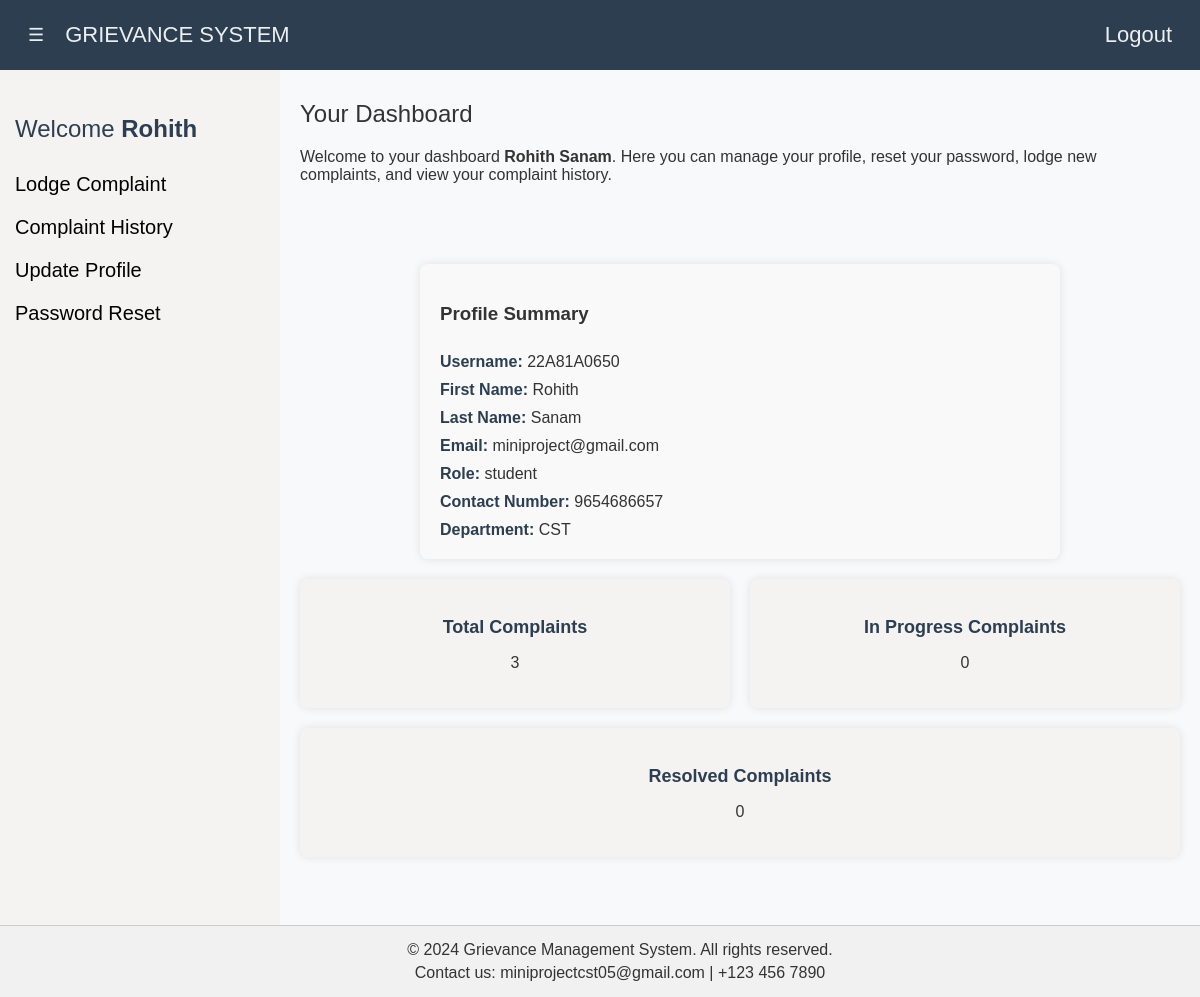
Page /dashboard/ (signed in) on the committed database.
### complaints/models.py (models this page shows, shortened)
class Profile(models.Model):
    user = models.OneToOneField(User, on_delete=models.CASCADE)
    role = models.CharField(max_length=20, choices=[('student', 'Student'), ('staff', 'Staff')])
    department = models.CharField(max_length=20, choices=[('cse', 'CSE'),('cst', 'CST'), ('ece', 'ECE'),('ect', 'ECT'), ('cai', 'CAI'),('aiml', 'AIML'),('mech', 'MECH'), ('civil', 'CIVIL'), ('eee', 'EEE'),('mba', 'MBA'),('diploma', 'Diploma')])
    contact_number = models.CharField(max_length=15)
    year_of_study = models.IntegerField(choices=[(1, '1'), (2, '2'), (3, '3'), (4, '4')], null=True, blank=True)  # Optional field for staff

### complaints/views.py (the view)
# urls.py: path('dashboard/',views.dashboard,name='dashboard'),
@login_required
def dashboard(request):
    profile = request.user.profile  # Assuming a one-to-one relationship with User
    total_complaints = Complaint.objects.filter(user=request.user).count()
    in_progress_complaints = Complaint.objects.filter(user=request.user, status='In progress').count()
    resolved_complaints = Complaint.objects.filter(user=request.user, status='Resolved').count()
    context = {
        'profile': profile,
        'total_complaints': total_complaints,
        'in_progress_complaints': in_progress_complaints,
        'resolved_complaints': resolved_complaints,
    }
    return render(request, 'complaints/dashboard2.html', context)

### complaints/templates/complaints/dashboard2.html (shortened to what this page needs)
{% load static %}
<!DOCTYPE html>
<html lang="en">
<head>
</head>
<body>
    <nav>
        <button class="toggle-btn" onclick="toggleSidebar()">☰</button>
        <span class="nav-title" id="siteTitle">GRIEVANCE SYSTEM</span>
        <div class="nav-links">
            <a href="{% url 'logout' %}">Logout</a>
        </div>
    </nav>
    <div class="sidebar" id="sidebar">
        <h2>Welcome <strong>{{ profile.user.first_name }}</strong></h2>
        <ul>
            <li><a href="{% url 'lodge_complaint' %}">Lodge Complaint</a></li>
            <li><a href="{% url 'complaint_history' %}">Complaint History</a></li>
            <li><a href="{% url 'profile' %}">Update Profile</a></li>
            <li><a href="{% url 'password_reseted' %}">Password Reset</a></li>
        </ul>
    </div>
    <main>
        <section>
            <h2>Your Dashboard</h2>
            <p>Welcome to your dashboard <strong>{{ profile.user.first_name }} {{ profile.user.last_name }}</strong>. Here you can manage your profile, reset your password, lodge new complaints, and view your complaint history.</p>
        </section>
        <section class="profile-summary" id="profile-summary">
            <h3>Profile Summary</h3>
            <div><strong>Username:</strong> {{ profile.user.username }}</div>
            <div><strong>First Name:</strong> {{ profile.user.first_name }}</div>
            <div><strong>Last Name:</strong> {{ profile.user.last_name }}</div>
            <div><strong>Email:</strong> {{ profile.user.email }}</div>
            <div><strong>Role:</strong> {{ profile.role }}</div>
            <div><strong>Contact Number:</strong> {{ profile.contact_number }}</div>
            <div><strong>Department:</strong> {{ profile.get_department_display }}</div>
        </section>
        <section class="dashboard-overview">
            <div class="dashboard-card">
                <h3>Total Complaints</h3>
                <p>{{ total_complaints }}</p>
            </div>
            <div class="dashboard-card">
                <h3>In Progress Complaints</h3>
                <p>{{ in_progress_complaints }}</p>
            </div>
            <div class="dashboard-card">
                <h3>Resolved Complaints</h3>
                <p>{{ resolved_complaints }}</p>
            </div>
        </section>
    </main>
    <div class="footer">
        <p>&copy; 2024 Grievance Management System. All rights reserved.</p>
        <p>Contact us: miniprojectcst05@gmail.com | +123 456 7890</p>
    </div>
</body>
</html>

### complaints/templates/complaints/dashboard2.html (style rules this page uses)
body { font-family: Arial, sans-serif; margin: 0; padding: 0; background-color: #f8f9fa; color: #333; display: flex; flex-direction: column; min-height: 100vh; }
nav { background-color: #2c3e50; color: #ecf0f1; padding: 22px; display: flex; align-items: center; position: fixed; top: 0; width: 100%; z-index: 1000; }
.nav-title { margin-right: auto; font-size: 22px; }
.nav-links { margin-left: 20px; margin-right: 30px; display: flex; gap: 20px; }
nav a { margin-left: 10px; margin-right: 20px; color: #ecf0f1; font-size: 22px; text-decoration: none; }
.sidebar { width: 250px; background-color: #f5f2f2; padding: 15px; position: fixed; height: 100%; top: 60px; left: 0; transition: transform 0.3s ease; overflow-x: hidden; }
.sidebar h2 { font-size: 24px; padding-top: 20px; margin-bottom: 30px; font-weight: 500; color: #2C3E50; }
.sidebar ul { list-style: none; padding-left: 0px; }
.sidebar ul li { margin: 20px 0; font-size: 20px; }
.sidebar ul li a { text-decoration: none; color: black; font-size: 20px; }
main { margin-left: 280px; padding: 20px; flex: 1; overflow-y: auto; padding-bottom: 60px; margin-top: 60px; }
main section { margin-bottom: 80px; }
main section h2 { font-size: 24px; margin-bottom: 20px; font-weight: 100; }
.profile-summary { display: flex; flex-direction: column; gap: 10px; padding: 20px; background-color: #f9f9f9; border-radius: 8px; box-shadow: 0 0 10px rgba(0, 0, 0, 0.1); max-width: 600px; margin: 0 auto; }
.profile-summary div { font-size: 16px; color: #333; }
.profile-summary div strong { color: #2C3E50; }
.dashboard-overview { display: flex; flex-wrap: wrap; gap: 20px; margin-top: 20px; }
.dashboard-card { flex: 1; min-width: 250px; background-color: #f5f2f2; padding: 20px; border-radius: 8px; box-shadow: 0 0 10px rgba(0, 0, 0, 0.1); text-align: center; }
.dashboard-card h3 { margin-bottom: 15px; font-size: 18px; color: #2C3E50; }
.dashboard-card p { font-size: 16px; color: #333; }
.footer { background-color: #f1f1f1; padding: 10px 20px; text-align: center; border-top: 1px solid #ccc; width: 100%; position: fixed; bottom: 0; z-index: 1000; }
.footer p { margin: 5px 0; }
.toggle-btn { background-color: #2c3e50; border: none; color: #ecf0f1; font-size: 18px; cursor: pointer; margin-right: 15px; }

### rows in the picture
Profile: user.first_name "Rohith", user.last_name "Sanam", user.username "22A81A0650", user.email "miniproject@gmail.com", role "student", contact_number "9654686657", department "CST"

### other values in the picture
{{ total_complaints }} "3"
{{ in_progress_complaints }} "0"
{{ resolved_complaints }} "0"
